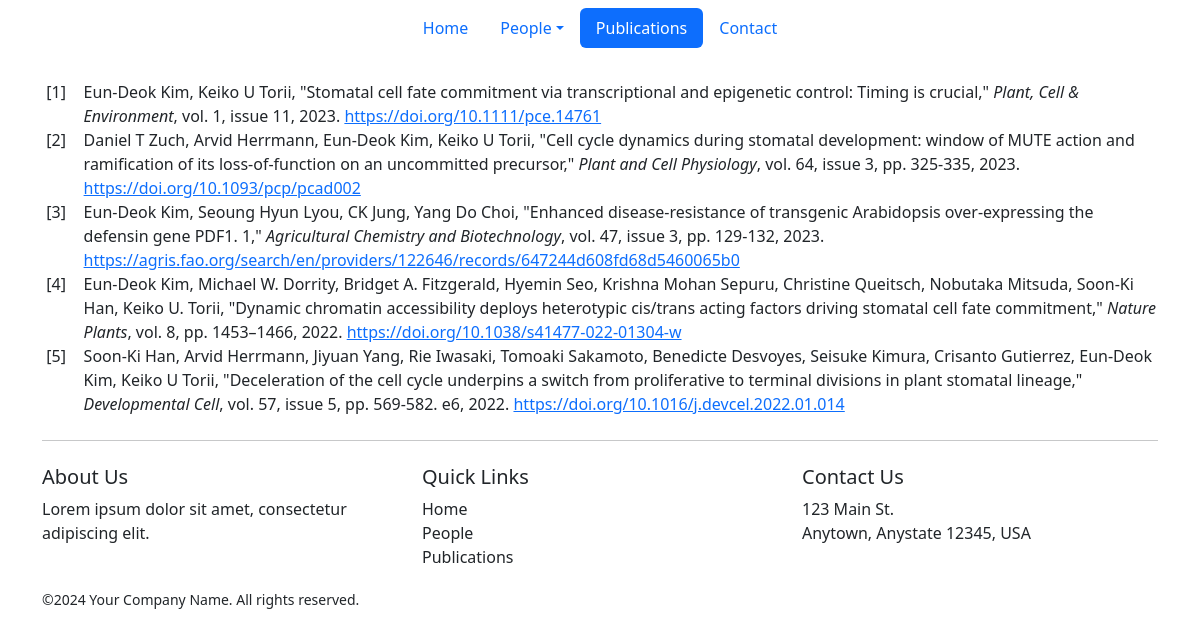
Screenshot of /publications/Home/House/House H/ with the database file from the repository.
### publications/models.py (models this page shows, shortened)
class Publication(models.Model):
    title = models.CharField(max_length=999)
    authors = models.TextField(help_text="Comma separated list of authors")
    journal = models.CharField(max_length=255)
    year = models.IntegerField()
    volume = models.IntegerField(blank=True, null=True)
    issue = models.IntegerField(blank=True, null=True)
    pages = models.CharField(max_length=50, blank=True, null=True)
    doi = models.URLField(validators=[URLValidator()])

### publications/views.py (the view)
# urls.py: re_path(r'^(?:(?P<first_name>\w+)/(?P<last_name>\w+)/(?P<name_used_for_publication>.+)/)?$', PublicationListView.as_view(), name='publication_list'),
class PublicationListView(ListView):
    template_name = 'publications/publication_list.html'
    context_object_name = 'publications'
    def get_queryset(self):
        publications = Publication.objects.all()
        return publications
    def get_context_data(self, **kwargs):
        context = super().get_context_data(**kwargs)
        context['target_author'] = self.kwargs.get('name_used_for_publication', 'Miao Y')  # Pass the target author name to the context
        return context

### main/templatetags/nav_active.py (called while the page is built)
@register.simple_tag
def active_url(request, url_name):
    if resolve(request.path_info).url_name == url_name:
        return "active"
    return ""

### publications/templates/publications/publication_list.html (shortened to what this page needs)
{% extends "base.html" %}
{% block content %}
    <ol class="custom-counter">
        {% for article in publications %}
        <li class="list-group-item">
            {{ article.authors }}, "{{ article.title }}," <em>{{ article.journal }}</em>, {% if article.volume %} vol. {{ article.volume }}, {% endif %} {% if article.issue %} issue {{ article.issue }}, {% endif %} {% if article.pages %} pp. {{ article.pages }}, {% endif %} {{ article.year }}. <a href="{{ article.doi}}">{{ article.doi }}</a>
        </li>
        {% endfor %}
    </ol>
{% endblock %}

### publications/templates/publications/publication_list.html (style rules this page uses)
ol.custom-counter { counter-reset: custom-counter; }
ol.custom-counter li { counter-increment: custom-counter; position: relative; padding-left: .6em; }
ol.custom-counter li::before { content: "[" counter(custom-counter) "]"; position: absolute; left: -2.5em; width: 2em; text-align: right; margin-right: 0.5em; }

### rows the page displays
Publication: authors "Eun‐Deok Kim, Keiko U Torii", title "Stomatal cell fate commitment via transcriptional and epigenetic control: Timing is crucial", journal "Plant, Cell & Environment", volume "1", issue "11", year "2023", doi "https://doi.org/10.1111/pce.14761"
Publication: authors "Daniel T Zuch, Arvid Herrmann, Eun-Deok Kim, Keiko U Torii", title "Cell cycle dynamics during stomatal development: window of MUTE action and ramification of its loss-of-function on an uncommitted precursor", journal "Plant and Cell Physiology", volume "64", issue "3", pages "325-335", year "2023", doi "https://doi.org/10.1093/pcp/pcad002"
Publication: authors "Eun-Deok Kim, Seoung Hyun Lyou, CK Jung, Yang Do Choi", title "Enhanced disease-resistance of transgenic Arabidopsis over-expressing the defensin gene PDF1. 1", journal "Agricultural Chemistry and Biotechnology", volume "47", issue "3", pages "129-132", year "2023", doi "https://agris.fao.org/search/en/providers/122646/records/647244d608fd68d5460065b0"
Publication: authors "Eun-Deok Kim, Michael W. Dorrity, Bridget A. Fitzgerald, Hyemin Seo, Krishna Mohan Sepuru, Christine Queitsch, Nobutaka Mitsuda, Soon-Ki Han, Keiko U. Torii", title "Dynamic chromatin accessibility deploys heterotypic cis/trans acting factors driving stomatal cell fate commitment", journal "Nature Plants", volume "8", pages "1453–1466", year "2022", doi "https://doi.org/10.1038/s41477-022-01304-w"
Publication: authors "Soon-Ki Han, Arvid Herrmann, Jiyuan Yang, Rie Iwasaki, Tomoaki Sakamoto, Benedicte Desvoyes, Seisuke Kimura, Crisanto Gutierrez, Eun-Deok Kim, Keiko U Torii", title "Deceleration of the cell cycle underpins a switch from proliferative to terminal divisions in plant stomatal lineage", journal "Developmental Cell", volume "57", issue "5", pages "569-582. e6", year "2022", doi "https://doi.org/10.1016/j.devcel.2022.01.014"
